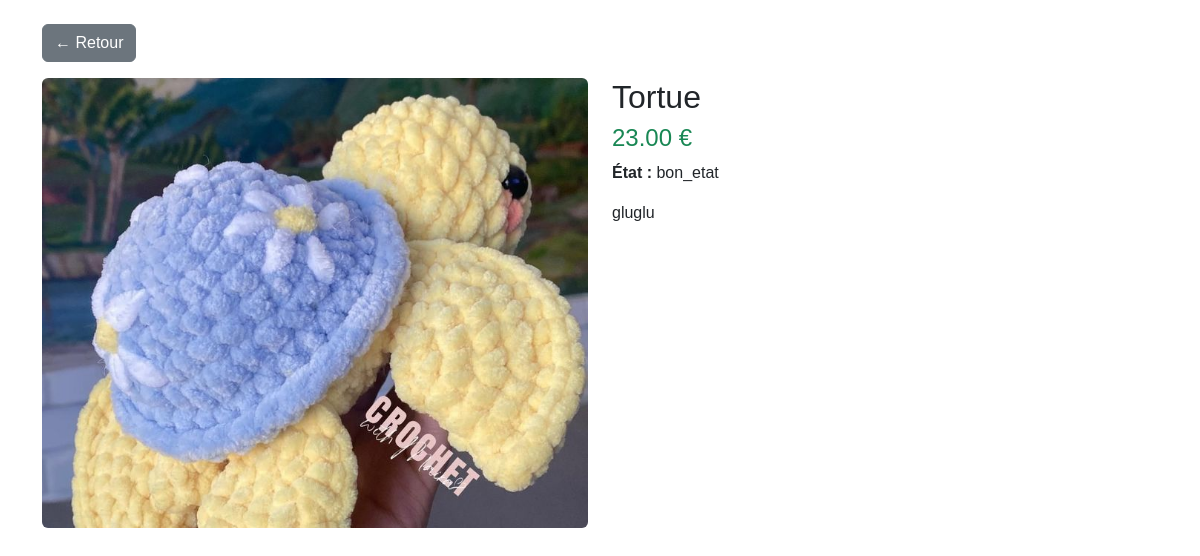
/Annonces/annonce.php?id=17, run on the app's committed database.
### tables this page shows
CREATE TABLE IF NOT EXISTS `annonces` (
  `id` int NOT NULL AUTO_INCREMENT,
  `user_id` int NOT NULL,
  `titre` varchar(200) NOT NULL,
  `prix` decimal(10,2) NOT NULL,
  `etat` enum('neuf','bon_etat','correct') NOT NULL,
  `description` text,
  `image` varchar(255) DEFAULT NULL,
  `created_at` datetime DEFAULT CURRENT_TIMESTAMP,
  PRIMARY KEY (`id`),
  KEY `user_id` (`user_id`)
);

### Annonces/annonce.php (the view, shortened to what this page needs)
<?php
require '../db.php';
$id = (int) ($_GET['id'] ?? 0);
$stmt = mysqli_prepare($conn, "SELECT * FROM annonces WHERE id = ?");
mysqli_stmt_bind_param($stmt, "i", $id);
mysqli_stmt_execute($stmt);
$result = mysqli_stmt_get_result($stmt);
$annonce = mysqli_fetch_assoc($result);
?>
<!DOCTYPE html>
<html lang="fr">
<head>
    <link href="https://cdn.jsdelivr.net/npm/bootstrap@5.3.0/dist/css/bootstrap.min.css" rel="stylesheet">
</head>
<body>
<div class="container mt-4">
    <a href="mes-annonces.php" class="btn btn-secondary mb-3">← Retour</a>
    <div class="row">
        <div class="col-md-6">
            <img src="uploads/<?= htmlspecialchars($annonce['image']) ?>" class="rounded" style="width: 100%; height: 450px; object-fit: cover;">
        </div>
        <div class="col-md-6">
            <h2><?= htmlspecialchars($annonce['titre']) ?></h2>
            <h4 class="text-success"><?= htmlspecialchars($annonce['prix']) ?> €</h4>
            <p><strong>État :</strong> <?= htmlspecialchars($annonce['etat']) ?></p>
            <p><?= nl2br(htmlspecialchars($annonce['description'])) ?></p>
        </div>
    </div>
</div>
</body>
</html>

### Annonces/annonce.php (style rules this page uses)
body { background-image: url('https://i.pinimg.com/736x/37/7d/b6/377db6cea8ba77dc96fa49a4c9e08a15.jpg'); background-size: cover; font-family: Arial, sans-serif; }

### data on the page
annonces: image (picture), titre "Tortue", prix "23.00", etat "bon_etat", description "gluglu"
